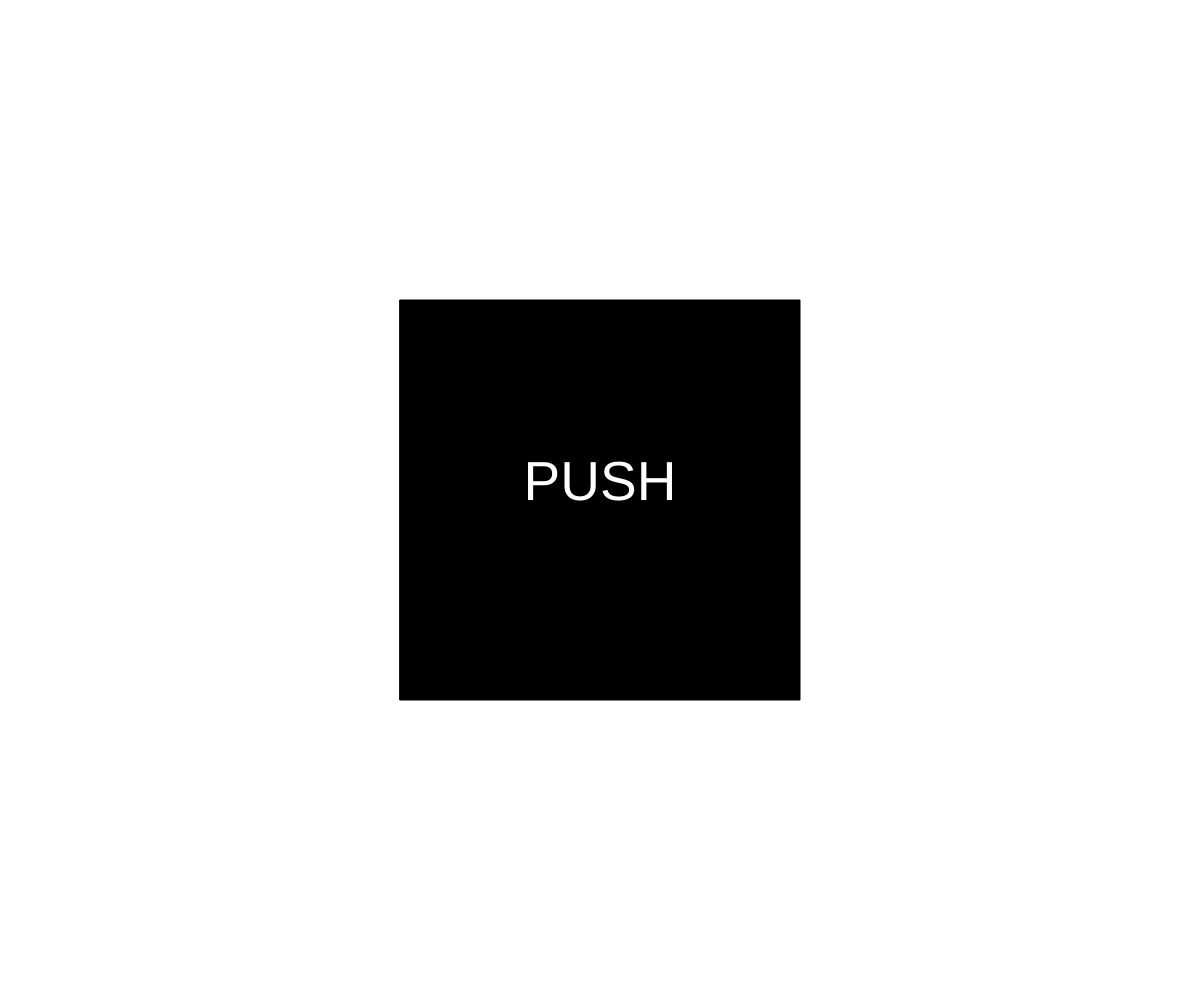
Frame 1 (no input)
Frame 60 (no input): identical to frame 1, image omitted
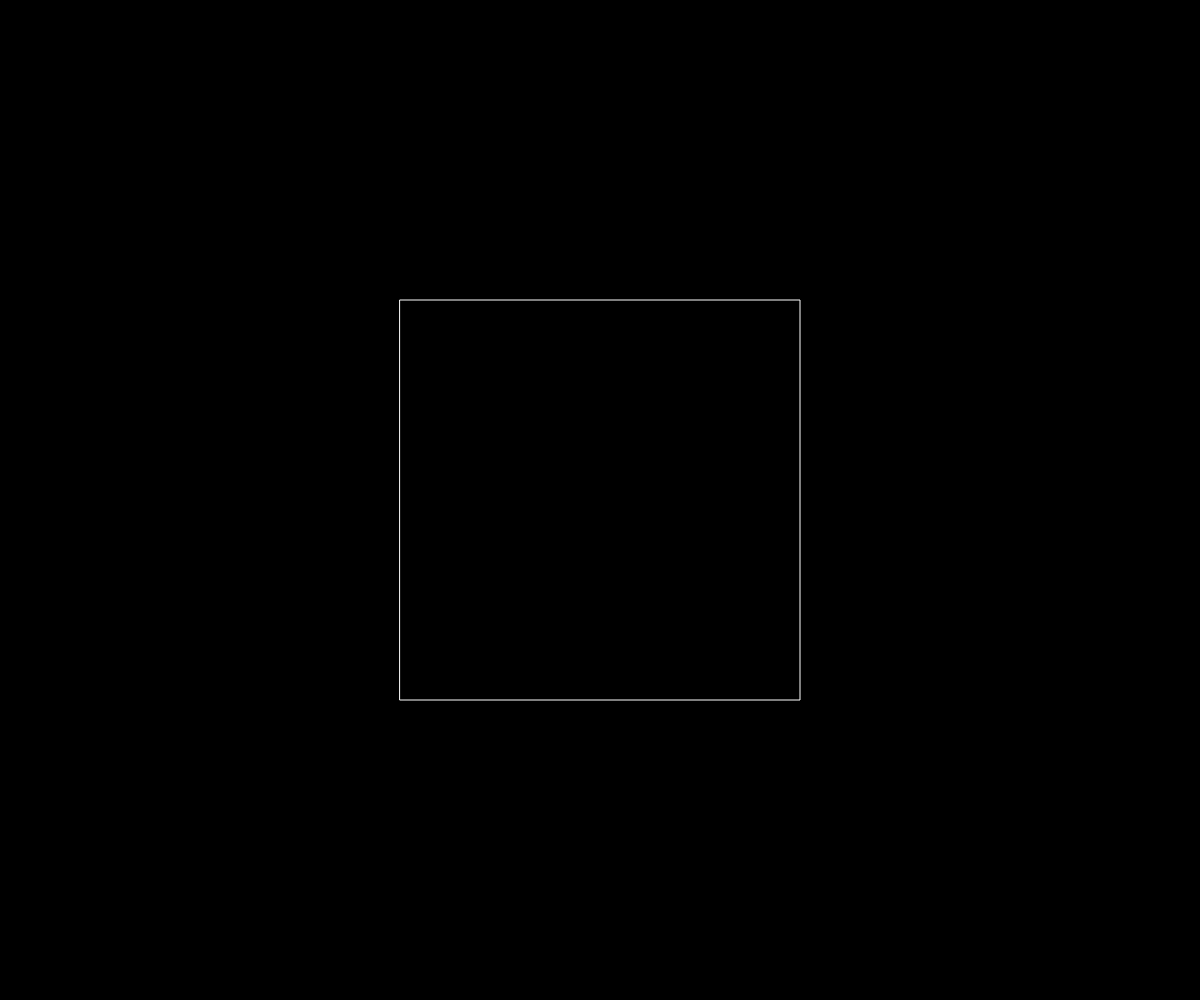
Frame 120 (the mouse pressed at the canvas centre since frame 60)

The p5.js sketch that drew these frames (run headless with seeded random() and noise() and a simulated clock; from frame 60 on, the mouse is pressed at the canvas centre):

// p5.js sketch
// ── sketch.js
let light = true;



function setup () {
  createCanvas(windowWidth,windowHeight);
}

function draw () {
  background(255);
if (light == true) {
fill (0);
stroke(0);
rectMode(CENTER);
rect(windowWidth/2,windowHeight/2,windowWidth/3);
fill (255);
textAlign(CENTER);
textSize((windowWidth/20 + windowHeight/20)/2);
text("PUSH",windowWidth/2, windowHeight/2);

} else {
 background (0); 
 noFill();
 stroke(255)
 rectMode(CENTER);
 rect(windowWidth/2,windowHeight/2,windowWidth/3);
}
if(mouseX > windowWidth/3  && mouseX < (windowWidth/3)*2  && mouseY > windowHeight/2 - (windowWidth/6)  && mouseY < windowHeight/2 + (windowWidth/6) ) {
  cursor(HAND);
  
}else{
  cursor(ARROW);
}
}

function mousePressed () {
  if (mouseX > windowWidth/3  && mouseX < (windowWidth/3)*2  && mouseY > windowHeight/2 - (windowWidth/6)  && mouseY < windowHeight/2 + (windowWidth/6) ) {
    light = !light;
  }
}

function windowResized() {
  resizeCanvas(windowWidth, windowHeight);
}
